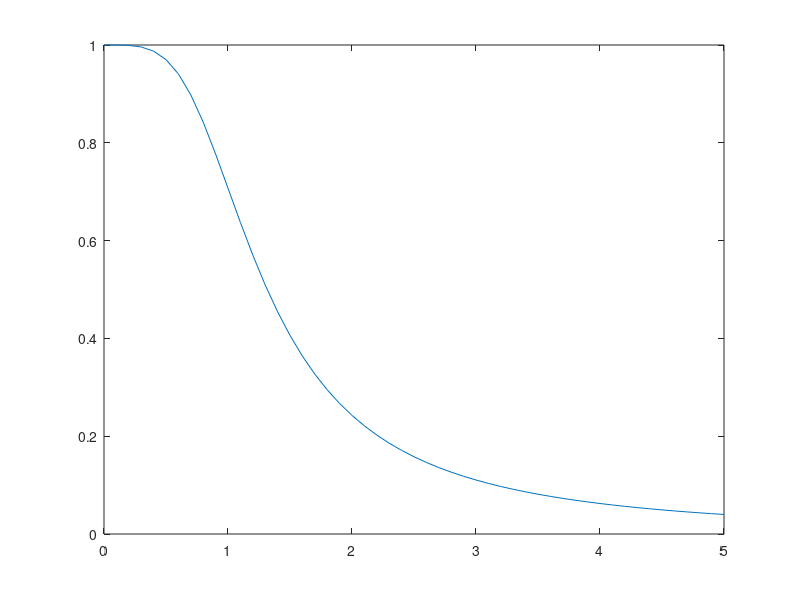

Here is the MATLAB script that generated this plot: (Note: this script raises an error after producing the figure.)
% n = 2, R_p = 3, R_s = 45, Фильтр высоких частот, режекторный

n = 2;
Rp = 3;
Rs = 45;
w = 0:0.1:5;                    

%% Фильтр Баттерворта - АЧХ
[z, p, k] = buttap(n);		
[b, a] = zp2tf(z, p, k);				
h = freqs(b, a, w);
plot(w, abs(h));
sgtitle("Фильтр Баттерворта");
%% Фильтр Чебышёва первого рода - АЧХ
[z, p, k] = cheb1ap(n, Rp);		
[b, a] = zp2tf(z, p, k);				
h = freqs(b, a, w);
plot(w, abs(h));
sgtitle("Фильтр Чебышёва первого рода");
%% Фильтр Чебышёва второго рода - АЧХ
[z, p, k] = cheb2ap(n, Rs);     
[b, a] = zp2tf(z, p, k);                     
h = freqs(b, a, w);
plot(w, abs(h));   
sgtitle("Фильтр Чебышёва второго рода");
%% Эллиптический фильтр - АЧХ
[z, p, k] = ellipap(n, Rp, Rs);     
[b, a] = zp2tf(z, p, k);                     
h = freqs(b, a, w);
plot(w, abs(h));
sgtitle("Эллиптический фильтр");
%% Фильтр Бесселя - АЧХ
[z, p, k] = besselap(n);        
[b, a] = zp2tf(z, p, k);                    
h = freqs(b, a, w);
plot(w, abs(h));
sgtitle("Фильтр Бесселя");
%% Фильтр Баттерворта
[z, p, k] = buttap(n);		
[b, a] = zp2tf(z, p, k);				
h = freqs(b, a, w);
subplot(1, 3, 1);
plot(w, abs(h));
legend("АЧХ");

w0 = 3;                
[b1, a1] = lp2hp(b, a, w0);
h = freqs(b1, a1, w);
subplot(1, 3, 2);
plot(w, abs(h));
legend("ФВЧ");

w1 = 2;
w2 = 4;
w0 = sqrt(w1 * w2);
Q = w0/(w2 - w1);
[b1, a1] = lp2bs(b, a, w0, Q);
h = freqs(b1, a1, w);
subplot(1, 3, 3);
plot(w, abs(h));
legend("Режекторный");

sgtitle("Фильтр Баттерворта");
%% Фильтр Чебышёва первого рода
[z, p, k] = cheb1ap(n, Rp);		
[b, a] = zp2tf(z, p, k);				
h = freqs(b, a, w);
subplot(1, 3, 1);
plot(w, abs(h));

w0 = 3;                
[b1, a1] = lp2hp(b, a, w0);
h = freqs(b1, a1, w);
subplot(1, 3, 2);
plot(w, abs(h));
legend("ФВЧ");

w1 = 2;
w2 = 4;
w0 = sqrt(w1 * w2);
Q = w0/(w2 - w1);
[b1, a1] = lp2bs(b, a, w0, Q);
h = freqs(b1, a1, w);
subplot(1, 3, 3);
plot(w, abs(h));
legend("Режекторный");

sgtitle("Фильтр Чебышёва первого рода");

%% Фильтр Чебышёва второго рода
[z, p, k] = cheb2ap(n, Rs);     
[b, a] = zp2tf(z, p, k);                     
h = freqs(b, a, w);
subplot(1, 3, 1);
plot(w, abs(h));

w0 = 3;                
[b1, a1] = lp2hp(b, a, w0);
h = freqs(b1, a1, w);
subplot(1, 3, 2);
plot(w, abs(h));
legend("ФВЧ");

w1 = 2;
w2 = 4;
w0 = sqrt(w1 * w2);
Q = w0/(w2 - w1);
[b1, a1] = lp2bs(b, a, w0, Q);
h = freqs(b1, a1, w);
subplot(1, 3, 3);
plot(w, abs(h));
legend("Режекторный");

sgtitle("Фильтр Чебышёва второго рода");

%% Эллиптический фильтр
[z, p, k] = ellipap(n, Rp, Rs);     
[b, a] = zp2tf(z, p, k);                     
h = freqs(b, a, w);
subplot(1, 3, 1);
plot(w, abs(h));

w0 = 3;                
[b1, a1] = lp2hp(b, a, w0);
h = freqs(b1, a1, w);
subplot(1, 3, 2);
plot(w, abs(h));
legend("ФВЧ");

w1 = 2;
w2 = 4;
w0 = sqrt(w1 * w2);
Q = w0/(w2 - w1);
[b1, a1] = lp2bs(b, a, w0, Q);
h = freqs(b1, a1, w);
subplot(1, 3, 3);
plot(w, abs(h));
legend("Режекторный");

sgtitle("Эллиптический фильтр");
%% Фильтр Бесселя
[z, p, k] = besselap(n);  
[b, a] = zp2tf(z, p, k);                     
h = freqs(b, a, w);
subplot(1, 3, 1);
plot(w, abs(h));

w0 = 3;                
[b1, a1] = lp2hp(b, a, w0);
h = freqs(b1, a1, w);
subplot(1, 3, 2);
plot(w, abs(h));
legend("ФВЧ");

w1 = 2;
w2 = 4;
w0 = sqrt(w1 * w2);
Q = w0/(w2 - w1);
[b1, a1] = lp2bs(b, a, w0, Q);
h = freqs(b1, a1, w);
subplot(1, 3, 3);
plot(w, abs(h));
legend("Режекторный");

sgtitle("Фильтр Бесселя");